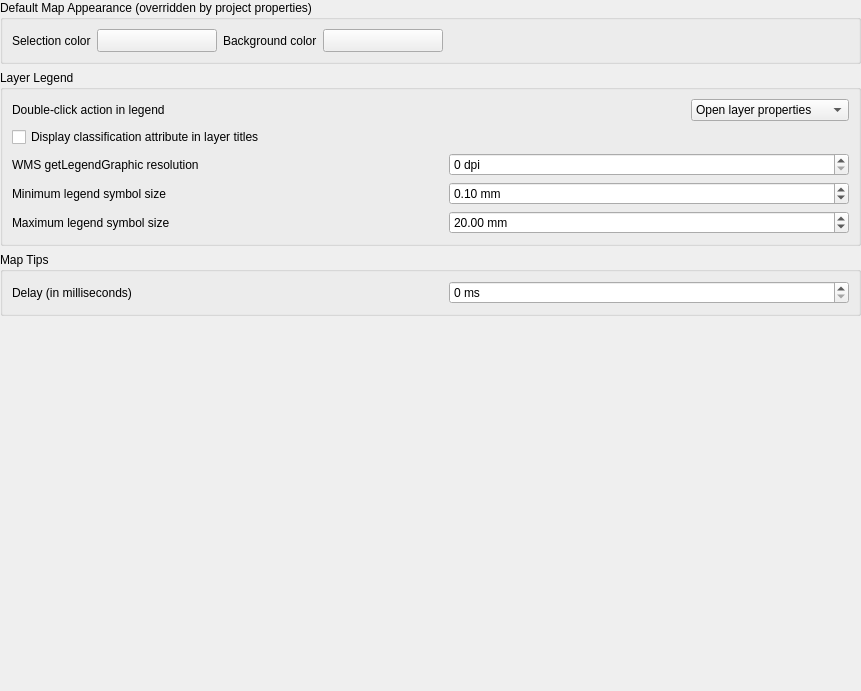
             <widget class="QWidget" name="mOptionsScrollAreaContents_06">
              <property name="geometry">
               <rect>
                <x>0</x>
                <y>0</y>
                <width>861</width>
                <height>691</height>
               </rect>
              </property>
              <layout class="QVBoxLayout" name="verticalLayout_25">
               <property name="leftMargin">
                <number>0</number>
               </property>
               <property name="topMargin">
                <number>0</number>
               </property>
               <property name="rightMargin">
                <number>0</number>
               </property>
               <property name="bottomMargin">
                <number>0</number>
               </property>
               <item>
                <widget class="QgsCollapsibleGroupBox" name="groupBox_9">
                 <property name="title">
                  <string>Default Map Appearance (overridden by project properties)</string>
                 </property>
                 <layout class="QGridLayout" name="gridLayout_7">
                  <item row="0" column="4">
                   <widget class="QgsColorButton" name="pbnCanvasColor">
                    <property name="sizePolicy">
                     <sizepolicy hsizetype="Fixed" vsizetype="Fixed">
                      <horstretch>0</horstretch>
                      <verstretch>0</verstretch>
                     </sizepolicy>
                    </property>
                    <property name="minimumSize">
                     <size>
                      <width>120</width>
                      <height>0</height>
                     </size>
                    </property>
                    <property name="maximumSize">
                     <size>
                      <width>120</width>
                      <height>16777215</height>
                     </size>
                    </property>
                    <property name="text">
                     <string/>
                    </property>
                   </widget>
                  </item>
                  <item row="0" column="6">
                   <spacer name="horizontalSpacer_28">
                    <property name="orientation">
                     <enum>Qt::Horizontal</enum>
                    </property>
                    <property name="sizeHint" stdset="0">
                     <size>
                      <width>40</width>
                      <height>20</height>
                     </size>
                    </property>
                   </spacer>
                  </item>
                  <item row="0" column="3">
                   <widget class="QLabel" name="label">
                    <property name="sizePolicy">
                     <sizepolicy hsizetype="Maximum" vsizetype="Preferred">
                      <horstretch>0</horstretch>
                      <verstretch>0</verstretch>
                     </sizepolicy>
                    </property>
                    <property name="text">
                     <string>Background color</string>
                    </property>
                   </widget>
                  </item>
                  <item row="0" column="0">
                   <widget class="QLabel" name="textLabel1_9">
                    <property name="sizePolicy">
                     <sizepolicy hsizetype="Maximum" vsizetype="Preferred">
                      <horstretch>0</horstretch>
                      <verstretch>0</verstretch>
                     </sizepolicy>
                    </property>
                    <property name="text">
                     <string>Selection color</string>
                    </property>
                   </widget>
                  </item>
                  <item row="0" column="1">
                   <widget class="QgsColorButton" name="pbnSelectionColor">
                    <property name="sizePolicy">
                     <sizepolicy hsizetype="Fixed" vsizetype="Fixed">
                      <horstretch>0</horstretch>
                      <verstretch>0</verstretch>
                     </sizepolicy>
                    </property>
                    <property name="minimumSize">
                     <size>
                      <width>120</width>
                      <height>0</height>
                     </size>
                    </property>
                    <property name="maximumSize">
                     <size>
                      <width>120</width>
                      <height>16777215</height>
                     </size>
                    </property>
                    <property name="text">
                     <string/>
                    </property>
                   </widget>
                  </item>
                 </layout>
                </widget>
               </item>
               <item>
                <widget class="QgsCollapsibleGroupBox" name="mLegendGrpBx">
                 <property name="minimumSize">
                  <size>
                   <width>0</width>
                   <height>0</height>
                  </size>
                 </property>
                 <property name="title">
                  <string>Layer Legend</string>
                 </property>
                 <layout class="QVBoxLayout" name="verticalLayout_21">
                  <item>
                   <layout class="QHBoxLayout" name="horizontalLayout_8">
                    <item>
                     <widget class="QLabel" name="label_15">
                      <property name="text">
                       <string>Double-click action in legend</string>
                      </property>
                     </widget>
                    </item>
                    <item>
                     <spacer name="horizontalSpacer_6">
                      <property name="orientation">
                       <enum>Qt::Horizontal</enum>
                      </property>
                      <property name="sizeHint" stdset="0">
                       <size>
                        <width>40</width>
                        <height>20</height>
                       </size>
                      </property>
                     </spacer>
                    </item>
                    <item>
                     <widget class="QComboBox" name="cmbLegendDoubleClickAction">
                      <item>
                       <property name="text">
                        <string>Open layer properties</string>
                       </property>
                      </item>
                      <item>
                       <property name="text">
                        <string>Open attribute table</string>
                       </property>
                      </item>
                      <item>
                       <property name="text">
                        <string>Open layer styling dock</string>
                       </property>
                      </item>
                     </widget>
                    </item>
                   </layout>
                  </item>
                  <item>
                   <widget class="QCheckBox" name="cbxLegendClassifiers">
                    <property name="text">
                     <string>Display classification attribute in layer titles</string>
                    </property>
                   </widget>
                  </item>
                  <item>
                   <layout class="QHBoxLayout" name="horizontalLayout_34">
                    <item>
                     <widget class="QLabel" name="label_58">
                      <property name="text">
                       <string>WMS getLegendGraphic resolution</string>
                      </property>
                     </widget>
                    </item>
                    <item>
                     <spacer name="horizontalSpacer_391">
                      <property name="orientation">
                       <enum>Qt::Horizontal</enum>
                      </property>
                      <property name="sizeType">
                       <enum>QSizePolicy::Preferred</enum>
                      </property>
                      <property name="sizeHint" stdset="0">
                       <size>
                        <width>30</width>
                        <height>20</height>
                       </size>
                      </property>
                     </spacer>
                    </item>
                    <item>
                     <widget class="QgsSpinBox" name="mLegendGraphicResolutionSpinBox">
                      <property name="toolTip">
                       <string extracomment="MAP_RESOLUTION or DPI value overloading getMap default value (set 0 to use default)"/>
                      </property>
                      <property name="whatsThis">
                       <string extracomment="MAP_RESOLUTION or DPI value overloading getMap default value (set 0 to use default)"/>
                      </property>
                      <property name="suffix">
                       <string> dpi</string>
                      </property>
                      <property name="minimum">
                       <number>0</number>
                      </property>
                      <property name="maximum">
                       <number>1000000</number>
                      </property>
                     </widget>
                    </item>
                   </layout>
                  </item>
                  <item>
                   <layout class="QHBoxLayout" name="horizontalLayout_34">
                    <item>
                     <widget class="QLabel" name="labelLegendSymbolMinimumSize">
                      <property name="text">
                       <string>Minimum legend symbol size</string>
                      </property>
                     </widget>
                    </item>
                    <item>
                     <spacer name="horizontalSpacer_391">
                      <property name="orientation">
                       <enum>Qt::Horizontal</enum>
                      </property>
                      <property name="sizeType">
                       <enum>QSizePolicy::Preferred</enum>
                      </property>
                      <property name="sizeHint" stdset="0">
                       <size>
                        <width>30</width>
                        <height>20</height>
                       </size>
                      </property>
                     </spacer>
                    </item>
                    <item>
                     <widget class="QgsDoubleSpinBox" name="mLegendSymbolMinimumSizeSpinBox">
                      <property name="sizePolicy">
                       <sizepolicy hsizetype="Preferred" vsizetype="Fixed">
                        <horstretch>0</horstretch>
                        <verstretch>0</verstretch>
                       </sizepolicy>
                      </property>
                      <property name="toolTip">
                       <string extracomment="(set value to 0 to skip minimum size)"/>
                      </property>
                      <property name="suffix">
                       <string> mm</string>
                      </property>
                      <property name="decimals">
                       <number>2</number>
                      </property>
                      <property name="maximum">
                       <double>999.000000000000000</double>
                      </property>
                      <property name="singleStep">
                       <double>0.200000000000000</double>
                      </property>
                      <property name="value">
                       <double>0.100000000000000</double>
                      </property>
                      <property name="showClearButton" stdset="0">
                       <bool>true</bool>
                      </property>
                     </widget>
                    </item>
                   </layout>
                  </item>
                  <item>
                   <layout class="QHBoxLayout" name="horizontalLayout_34">
                    <item>
                     <widget class="QLabel" name="labelLegendSymbolMaximumSize">
                      <property name="text">
                       <string>Maximum legend symbol size</string>
                      </property>
                     </widget>
                    </item>
                    <item>
                     <spacer name="horizontalSpacer_391">
                      <property name="orientation">
                       <enum>Qt::Horizontal</enum>
                      </property>
                      <property name="sizeType">
                       <enum>QSizePolicy::Preferred</enum>
                      </property>
                      <property name="sizeHint" stdset="0">
                       <size>
                        <width>30</width>
                        <height>20</height>
                       </size>
                      </property>
                     </spacer>
                    </item>
                    <item>
                     <widget class="QgsDoubleSpinBox" name="mLegendSymbolMaximumSizeSpinBox">
                      <property name="sizePolicy">
                       <sizepolicy hsizetype="Preferred" vsizetype="Fixed">
                        <horstretch>0</horstretch>
                        <verstretch>0</verstretch>
                       </sizepolicy>
                      </property>
                      <property name="toolTip">
                       <string extracomment="(set value to 0 to skip maximum size)"/>
                      </property>
                      <property name="suffix">
                       <string> mm</string>
                      </property>
                      <property name="decimals">
                       <number>2</number>
                      </property>
                      <property name="maximum">
                       <double>999.000000000000000</double>
                      </property>
                      <property name="singleStep">
                       <double>0.200000000000000</double>
                      </property>
                      <property name="value">
                       <double>20.000000000000000</double>
                      </property>
                      <property name="showClearButton" stdset="0">
                       <bool>true</bool>
                      </property>
                     </widget>
                    </item>
                   </layout>
                  </item>
                 </layout>
                </widget>
               </item>
               <item>
                <widget class="QgsCollapsibleGroupBox" name="groupBox_12">
                 <property name="title">
                  <string>Map Tips</string>
                 </property>
                 <layout class="QHBoxLayout" name="horizontalLayout_221">
                  <item>
                   <widget class="QLabel" name="textLabel1_16">
                    <property name="sizePolicy">
                     <sizepolicy hsizetype="Preferred" vsizetype="Preferred">
                      <horstretch>0</horstretch>
                      <verstretch>0</verstretch>
                     </sizepolicy>
                    </property>
                    <property name="text">
                     <string>Delay (in milliseconds)</string>
                    </property>
                   </widget>
                  </item>
                  <item>
                   <spacer name="horizontalSpacer_39">
                    <property name="orientation">
                     <enum>Qt::Horizontal</enum>
                    </property>
                    <property name="sizeType">
                     <enum>QSizePolicy::Preferred</enum>
                    </property>
                    <property name="sizeHint" stdset="0">
                     <size>
                      <width>30</width>
                      <height>20</height>
                     </size>
                    </property>
                   </spacer>
                  </item>
                  <item>
                   <widget class="QgsSpinBox" name="mMapTipsDelaySpinBox">
                    <property name="toolTip">
                     <string extracomment="MAP_RESOLUTION or DPI value overloading getMap default value (set 0 to use default)"/>
                    </property>
                    <property name="whatsThis">
                     <string extracomment="MAP_RESOLUTION or DPI value overloading getMap default value (set 0 to use default)"/>
                    </property>
                    <property name="suffix">
                     <string> ms</string>
                    </property>
                    <property name="minimum">
                     <number>0</number>
                    </property>
                    <property name="maximum">
                     <number>1000000</number>
                    </property>
                   </widget>
                  </item>
                 </layout>
                </widget>
               </item>
               <item>
                <spacer>
                 <property name="orientation">
                  <enum>Qt::Vertical</enum>
                 </property>
                 <property name="sizeHint" stdset="0">
                  <size>
                   <width>20</width>
                   <height>40</height>
                  </size>
                 </property>
                </spacer>
               </item>
              </layout>
             </widget>
